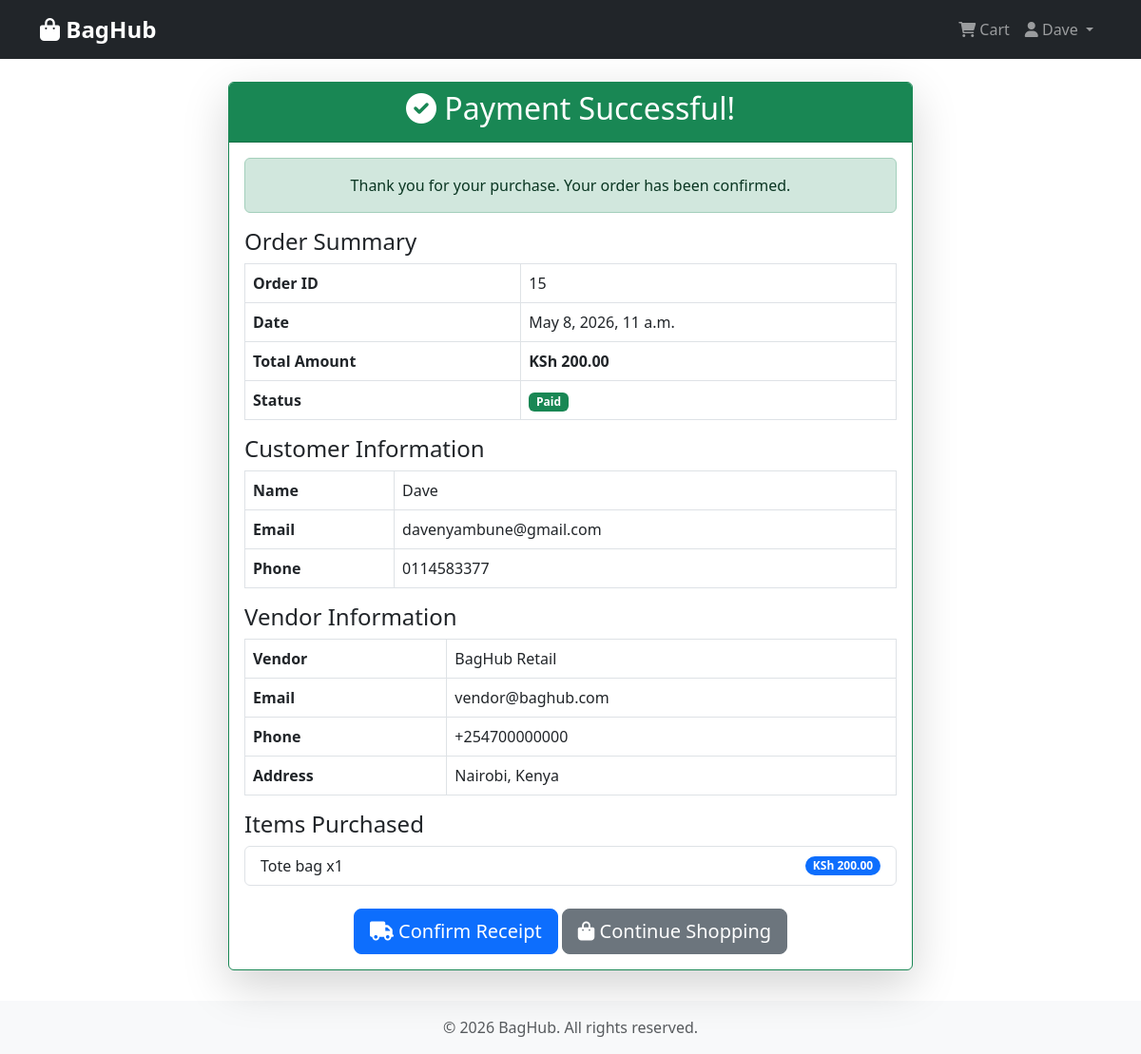
The app's page /payment/success/15/ (signed in) with its own data.
### accounts/models.py (models this page shows, shortened)
class User(AbstractUser):
    ROLE_CHOICES = (
        ('admin', 'Administrator'),
        ('customer', 'Customer'),
    )
    role = models.CharField(max_length=10, choices=ROLE_CHOICES, default='customer')
    phone_number = models.CharField(max_length=15, blank=True)

### orders/models.py (models this page shows)
class Order(models.Model):
    STATUS_CHOICES = (
        ('pending', 'Pending'),
        ('paid', 'Paid'),
        ('cancelled', 'Cancelled'),
        ('delivered', 'Delivered'),
    )
    user = models.ForeignKey(settings.AUTH_USER_MODEL, on_delete=models.CASCADE)
    created_at = models.DateTimeField(auto_now_add=True)
    total_amount = models.DecimalField(max_digits=10, decimal_places=2)
    status = models.CharField(max_length=10, choices=STATUS_CHOICES, default='pending')

class OrderItem(models.Model):
    order = models.ForeignKey(Order, related_name='items', on_delete=models.CASCADE)
    product = models.ForeignKey('products.Product', on_delete=models.CASCADE)
    quantity = models.PositiveIntegerField(default=1)
    price = models.DecimalField(max_digits=10, decimal_places=2)

### products/models.py (models this page shows, shortened)
class Product(models.Model):
    name = models.CharField(max_length=200)
    description = models.TextField()
    price = models.DecimalField(max_digits=10, decimal_places=2)
    image = models.ImageField(upload_to='product_images/')
    stock = models.PositiveIntegerField(default=1)
    available = models.BooleanField(default=True)
    created_by = models.ForeignKey(settings.AUTH_USER_MODEL, on_delete=models.CASCADE)
    created_at = models.DateTimeField(auto_now_add=True)

### payment/views.py (the view)
# urls.py: path('success/<int:order_id>/', views.payment_success, name='payment_success'),
@login_required
def payment_success(request, order_id):
    order = get_object_or_404(Order, id=order_id, user=request.user)
    if order.status != 'paid':
        return redirect('payment:payment_status', order_id=order.id)
    context = {
        'order': order,
        'vendor_name': settings.VENDOR_NAME,
        'vendor_email': settings.VENDOR_EMAIL,
        'vendor_phone': settings.VENDOR_PHONE,
        'vendor_address': settings.VENDOR_ADDRESS,
    }
    return render(request, 'payments/success.html', context)

### templates/payments/success.html (shortened to what this page needs)
{% extends 'base.html' %}
{% block content %}
<div class="container mt-4">
    <div class="row justify-content-center">
        <div class="col-md-8">
            <div class="card shadow-lg border-success">
                <div class="card-header bg-success text-white text-center">
                    <h2><i class="fas fa-check-circle"></i> Payment Successful!</h2>
                </div>
                <div class="card-body">
                    <div class="alert alert-success text-center">
                        Thank you for your purchase. Your order has been confirmed.
                    </div>
                    <h4>Order Summary</h4>
                    <table class="table table-bordered">
                        <tr><th>Order ID</th><td>{{ order.id }}</td></tr>
                        <tr><th>Date</th><td>{{ order.created_at }}</td></tr>
                        <tr><th>Total Amount</th><td class="fw-bold">KSh {{ order.total_amount }}</td></tr>
                        <tr><th>Status</th><td><span class="badge bg-success">Paid</span></td></tr>
                    </table>
                    <h4>Customer Information</h4>
                    <table class="table table-bordered">
                        <tr><th>Name</th><td>{{ order.user.get_full_name|default:order.user.username }}</td></tr>
                        <tr><th>Email</th><td>{{ order.user.email }}</td></tr>
                        <tr><th>Phone</th><td>{{ order.user.phone_number }}</td></tr>
                    </table>
                    <h4>Vendor Information</h4>
                    <table class="table table-bordered">
                        <tr><th>Vendor</th><td>{{ vendor_name }}</td></tr>
                        <tr><th>Email</th><td>{{ vendor_email }}</td></tr>
                        <tr><th>Phone</th><td>{{ vendor_phone }}</td></tr>
                        <tr><th>Address</th><td>{{ vendor_address }}</td></tr>
                    </table>
                    <h4>Items Purchased</h4>
                    <ul class="list-group mb-3">
                        {% for item in order.items.all %}
                            <li class="list-group-item d-flex justify-content-between align-items-center">
                                {{ item.product.name }} x{{ item.quantity }}
                                <span class="badge bg-primary rounded-pill">KSh {{ item.price|floatformat:2 }}</span>
                            </li>
                        {% endfor %}
                    </ul>
                    <div class="text-center mt-4">
                        <form method="post" action="{% url 'orders:confirm_delivery' order.id %}" style="display:inline;">
                            <button type="submit" class="btn btn-primary btn-lg">
                                <i class="fas fa-truck"></i> Confirm Receipt
                            </button>
                        </form>
                        <a href="{% url 'products:product_list' %}" class="btn btn-secondary btn-lg">
                            <i class="fas fa-shopping-bag"></i> Continue Shopping
                        </a>
                    </div>
                </div>
            </div>
        </div>
    </div>
</div>
{% endblock %}

### templates/base.html (shortened to what this page needs)
<!doctype html>
<html lang="en">
<head>
    <link href="https://cdn.jsdelivr.net/npm/bootstrap@5.3.0/dist/css/bootstrap.min.css" rel="stylesheet">
    <link rel="stylesheet" href="https://cdnjs.cloudflare.com/ajax/libs/font-awesome/6.0.0-beta3/css/all.min.css">
</head>
<body>
    <nav class="navbar navbar-expand-lg navbar-dark bg-dark">
        <div class="container">
            <a class="navbar-brand" href="{% url 'products:product_list' %}">
                <i class="fas fa-shopping-bag"></i> BagHub
            </a>
            <div class="collapse navbar-collapse" id="navbarNav">
                <ul class="navbar-nav ms-auto">
                    {% if user.is_authenticated %}
                        <li class="nav-item">
                            <a class="nav-link" href="{% url 'orders:cart_view' %}">
                                <i class="fas fa-shopping-cart"></i> Cart
                            </a>
                        </li>
                        <li class="nav-item dropdown">
                            <a class="nav-link dropdown-toggle" href="#" id="userDropdown" role="button" data-bs-toggle="dropdown" aria-expanded="false">
                                <i class="fas fa-user"></i> {{ user.username }}
                            </a>
                        </li>
                    {% endif %}
                </ul>
            </div>
        </div>
    </nav>
    <main>
        <div class="container mt-4">
            {% block content %}{% endblock %}
        </div>
    </main>
    <footer class="footer">
        <div class="container">
            <span class="text-muted">&copy; 2026 BagHub. All rights reserved.</span>
        </div>
    </footer>
</body>
</html>

### templates/base.html (style rules this page uses)
.navbar-brand { font-weight: bold; font-size: 1.5rem; }
.footer { background-color: #f8f9fa; padding: 1rem 0; margin-top: 2rem; text-align: center; }

### records on screen
User: username "Dave"
Order: id "15", created_at "May 8, 2026, 11 a.m.", total_amount "200.00", user.get_full_name "Dave", user.email "davenyambune@gmail.com", user.phone_number "0114583377"
OrderItem: product.name "Tote bag", quantity "1", price "200.00"

### other values on screen
{{ vendor_name }} "BagHub Retail"
{{ vendor_email }} "vendor@baghub.com"
{{ vendor_phone }} "+254700000000"
{{ vendor_address }} "Nairobi, Kenya"
